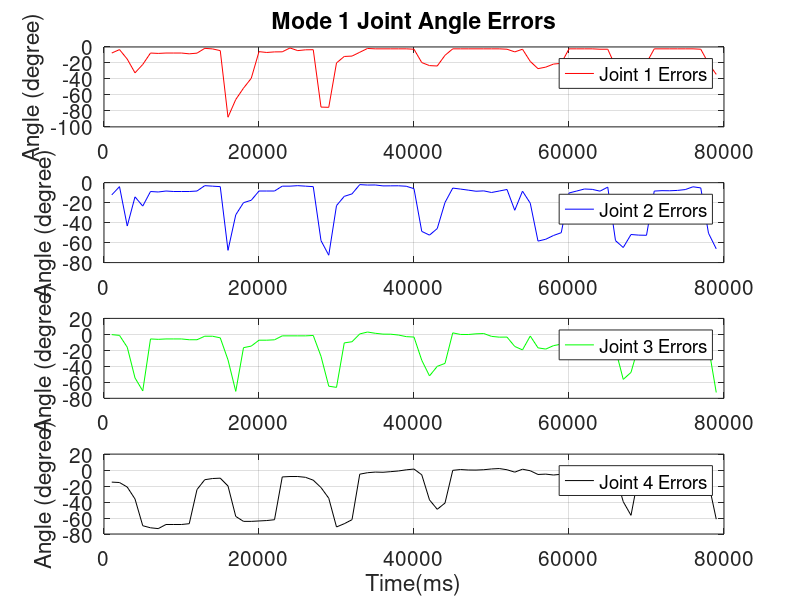

The MATLAB source for this figure:
clc
clear all;
close all;

load('mode1_data.mat');

row = size(theta1_Time,1)-2;
col = 5;
real_pos = zeros(row,col);
real_vel = zeros(row,col);

fileID1 = fopen('feedback_mode1_1.txt','r');
fileID2 = fopen('feedback_mode1_2.txt','r');
fileID3 = fopen('feedback_mode1_3.txt','r');
fileID4 = fopen('feedback_mode1_4.txt','r');
formatSpec = '%f';
real_pos(:,1) = fscanf(fileID1,formatSpec);
real_pos(:,2) = fscanf(fileID2,formatSpec);
real_pos(:,3) = fscanf(fileID3,formatSpec);
real_pos(:,4) = fscanf(fileID4,formatSpec);

dt = (T(2)-T(1));
real_vel(2:end,:) = (real_pos(2:end,:) - real_pos(1:end-1,:))/dt*1000;

figure(1)
subplot(4,1,1)
% plot(T,theta1_Time,'r-');hold all;
% plot(T(2:end),real_pos(:,1),'r:');
plot(T(2:end-1),(theta1_Time(2:end-1)-real_pos(:,1)),'r-');hold all;
ylabel('Angle (degree)')
legend('Joint 1 Errors');
title('Mode 1 Joint Angle Errors');
set(gca,'FontSize',15)
grid on;
subplot(4,1,2)
% plot(T,theta2_Time,'b-');hold all;
% plot(T(2:end),real_pos(:,2),'b:');
plot(T(2:end-1),(theta2_Time(2:end-1)-real_pos(:,2)),'b-');hold all;
ylabel('Angle (degree)')
legend('Joint 2 Errors');
set(gca,'FontSize',15)
grid on;
subplot(4,1,3)
% plot(T,theta3_Time,'g-');hold all;
% plot(T(2:end),real_pos(:,3),'g:');
plot(T(2:end-1),(theta3_Time(2:end-1)-real_pos(:,3)),'g-');hold all;
ylabel('Angle (degree)')
legend('Joint 3 Errors');
set(gca,'FontSize',15)
grid on;
subplot(4,1,4)
% plot(T,theta4_Time,'k-');hold all;
% plot(T(2:end),real_pos(:,4),'k:');
plot(T(2:end-1),(theta4_Time(2:end-1)-real_pos(:,4)),'k-');hold all;
legend('Joint 4 Errors');
xlabel('Time(ms)');
ylabel('Angle (degree)')
set(gca,'FontSize',15)
grid on;

% figure(2)
% subplot(4,1,1)
% plot(T,step(:,8),'r-');hold all;
% plot(T(2:end),real_vel(:,1),'r:');
% ylabel('Velocity (degree/s)')
% legend('Joint 1 Desired','Joint 1 Feedback');
% title('Mode 2 Joint Velocities');
% set(gca,'FontSize',15)
% grid on;
% subplot(4,1,2)
% plot(T,step(:,9),'b-');hold all;
% plot(T(2:end),real_vel(:,2),'b:');
% ylabel('Velocity (degree/s)')
% legend('Joint 2 Desired','Joint 2 Feedback');
% set(gca,'FontSize',15)
% grid on;
% subplot(4,1,3)
% plot(T,step(:,10),'g-');hold all;
% plot(T(2:end),real_vel(:,3),'g:');
% ylabel('Velocity (degree/s)')
% legend('Joint 3 Desired','Joint 3 Feedback');
% set(gca,'FontSize',15)
% grid on;
% subplot(4,1,4)
% plot(T,step(:,11),'k-');hold all;
% plot(T(2:end),real_vel(:,4),'k:');
% legend('Joint 4 Desired','Joint 4 Feedback');
% xlabel('Time(ms)');
% ylabel('Velocity (degree/s)')
% set(gca,'FontSize',15)
% grid on;
% 
